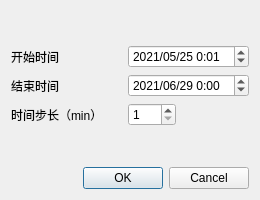
<?xml version="1.0" encoding="UTF-8"?>
<ui version="4.0">
 <class>SimDates</class>
 <widget class="QDialog" name="SimDates">
  <property name="geometry">
   <rect>
    <x>0</x>
    <y>0</y>
    <width>260</width>
    <height>200</height>
   </rect>
  </property>
  <property name="windowTitle">
   <string>仿真日期</string>
  </property>
  <layout class="QHBoxLayout" name="horizontalLayout_5">
   <item>
    <layout class="QVBoxLayout" name="verticalLayout_3">
     <item>
      <spacer name="verticalSpacer_2">
       <property name="orientation">
        <enum>Qt::Vertical</enum>
       </property>
       <property name="sizeHint" stdset="0">
        <size>
         <width>20</width>
         <height>40</height>
        </size>
       </property>
      </spacer>
     </item>
     <item>
      <layout class="QHBoxLayout" name="horizontalLayout_4">
       <item>
        <layout class="QVBoxLayout" name="verticalLayout_2">
         <item>
          <layout class="QHBoxLayout" name="horizontalLayout_3">
           <item>
            <widget class="QLabel" name="label_sim_start_datetime">
             <property name="text">
              <string>开始时间</string>
             </property>
            </widget>
           </item>
           <item>
            <spacer name="horizontalSpacer">
             <property name="orientation">
              <enum>Qt::Horizontal</enum>
             </property>
             <property name="sizeHint" stdset="0">
              <size>
               <width>40</width>
               <height>20</height>
              </size>
             </property>
            </spacer>
           </item>
          </layout>
         </item>
         <item>
          <layout class="QHBoxLayout" name="horizontalLayout_2">
           <item>
            <widget class="QLabel" name="label_sim_end_datetime">
             <property name="text">
              <string>结束时间</string>
             </property>
            </widget>
           </item>
           <item>
            <spacer name="horizontalSpacer_2">
             <property name="orientation">
              <enum>Qt::Horizontal</enum>
             </property>
             <property name="sizeHint" stdset="0">
              <size>
               <width>40</width>
               <height>20</height>
              </size>
             </property>
            </spacer>
           </item>
          </layout>
         </item>
         <item>
          <widget class="QLabel" name="label_sim_timestep">
           <property name="text">
            <string>时间步长（min）</string>
           </property>
          </widget>
         </item>
        </layout>
       </item>
       <item>
        <layout class="QVBoxLayout" name="verticalLayout">
         <item>
          <widget class="QDateTimeEdit" name="dateTime_start_edit">
           <property name="dateTime">
            <datetime>
             <hour>0</hour>
             <minute>1</minute>
             <second>0</second>
             <year>2021</year>
             <month>5</month>
             <day>25</day>
            </datetime>
           </property>
           <property name="displayFormat">
            <string>yyyy/MM/dd H:mm</string>
           </property>
          </widget>
         </item>
         <item>
          <widget class="QDateTimeEdit" name="dateTime_end_edit">
           <property name="dateTime">
            <datetime>
             <hour>0</hour>
             <minute>0</minute>
             <second>0</second>
             <year>2021</year>
             <month>6</month>
             <day>29</day>
            </datetime>
           </property>
           <property name="date">
            <date>
             <year>2021</year>
             <month>6</month>
             <day>29</day>
            </date>
           </property>
           <property name="displayFormat">
            <string>yyyy/MM/dd H:mm</string>
           </property>
          </widget>
         </item>
         <item>
          <layout class="QHBoxLayout" name="horizontalLayout" stretch="2,3">
           <item>
            <widget class="QSpinBox" name="spinBox_timestep">
             <property name="minimum">
              <number>1</number>
             </property>
            </widget>
           </item>
           <item>
            <spacer name="horizontalSpacer_3">
             <property name="orientation">
              <enum>Qt::Horizontal</enum>
             </property>
             <property name="sizeHint" stdset="0">
              <size>
               <width>40</width>
               <height>20</height>
              </size>
             </property>
            </spacer>
           </item>
          </layout>
         </item>
        </layout>
       </item>
      </layout>
     </item>
     <item>
      <spacer name="verticalSpacer">
       <property name="orientation">
        <enum>Qt::Vertical</enum>
       </property>
       <property name="sizeHint" stdset="0">
        <size>
         <width>20</width>
         <height>40</height>
        </size>
       </property>
      </spacer>
     </item>
     <item>
      <widget class="QDialogButtonBox" name="buttonBox">
       <property name="orientation">
        <enum>Qt::Horizontal</enum>
       </property>
       <property name="standardButtons">
        <set>QDialogButtonBox::Cancel|QDialogButtonBox::Ok</set>
       </property>
      </widget>
     </item>
    </layout>
   </item>
  </layout>
 </widget>
 <resources/>
 <connections>
  <connection>
   <sender>buttonBox</sender>
   <signal>accepted()</signal>
   <receiver>SimDates</receiver>
   <slot>accept()</slot>
   <hints>
    <hint type="sourcelabel">
     <x>248</x>
     <y>254</y>
    </hint>
    <hint type="destinationlabel">
     <x>157</x>
     <y>274</y>
    </hint>
   </hints>
  </connection>
  <connection>
   <sender>buttonBox</sender>
   <signal>rejected()</signal>
   <receiver>SimDates</receiver>
   <slot>reject()</slot>
   <hints>
    <hint type="sourcelabel">
     <x>316</x>
     <y>260</y>
    </hint>
    <hint type="destinationlabel">
     <x>286</x>
     <y>274</y>
    </hint>
   </hints>
  </connection>
 </connections>
</ui>
